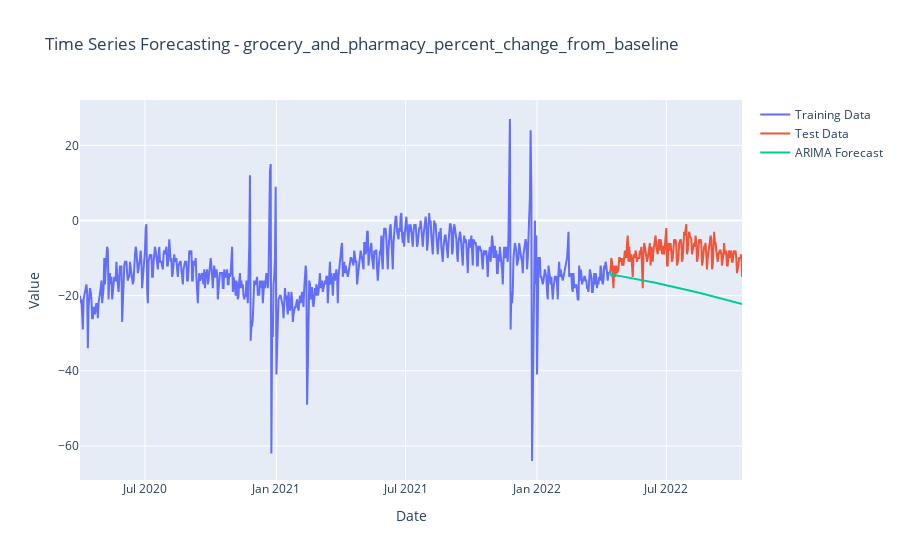
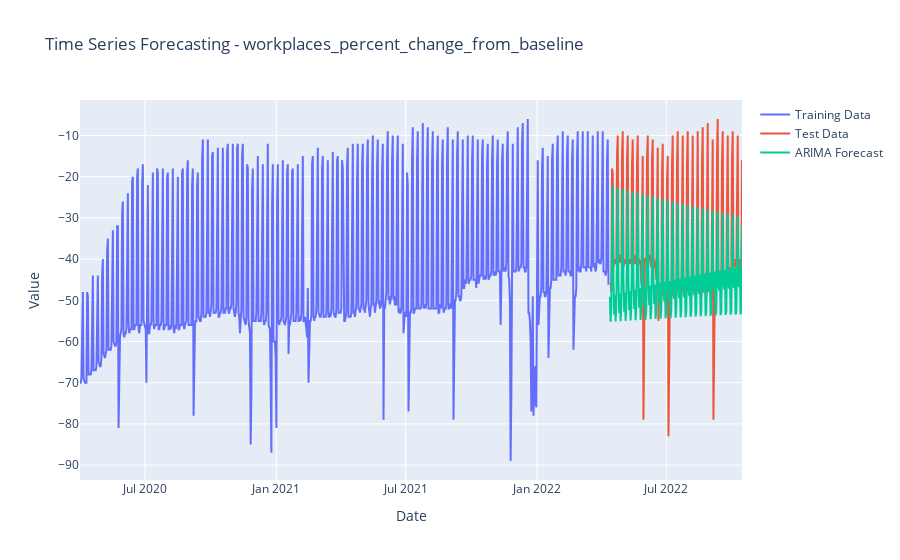

The notebook cell these images were saved under, in order:
### Code cell
#Building a forecasting model using ARIMA
from statsmodels.tsa.arima.model import ARIMA

# Best ARIMA orders
arima_orders = {
    'grocery_and_pharmacy_percent_change_from_baseline': (4, 3, 2),
    'workplaces_percent_change_from_baseline': (4, 0, 4),
    'residential_percent_change_from_baseline': (4, 1, 4)
}

for column in time_series_columns:
    # Select the time series column
    y = us_mobility_data_copy[column]

    # Train-test split
    train, test = y[:train_size], y[train_size:]

    # Check stationarity using Augmented Dickey-Fuller test
    result_adf = adfuller(train)
    print(f'\n\nADF Statistic: {result_adf[0]}, p-value: {result_adf[1]}')
    
    # Ensure stationarity through differencing
    if result_adf[1] > 0.05:
        print('The series is not stationary. Applying differencing...')
        train_diff = train.diff().dropna()
    else:
        print('The series is stationary.')
        train_diff = train

    # Plot ACF and PACF to determine ARIMA parameters
    fig, (ax1, ax2) = plt.subplots(1, 2, figsize=(12, 4))
    plot_acf(train_diff, lags=20, ax=ax1)
    plot_pacf(train_diff, lags=20, ax=ax2)
    plt.show()

    # Choosing p, d, and q based on ACF and PACF plots
    # For simplicity, you can manually interpret these plots and set the orders
    # Alternatively, you can use an automated approach like grid search

    # Build ARIMA model
    p, d, q = arima_orders[column]
    model = ARIMA(train, order=(p, d, q))
    fit_arima = model.fit()

    # Forecast using ARIMA model
    forecast_arima = fit_arima.predict(start=len(train), end=len(train) + len(test) - 1, typ='levels')

    # Evaluate the model
    mae_arima = mean_absolute_error(test, forecast_arima)
    rmse_arima = np.sqrt(mean_squared_error(test, forecast_arima))

    # Print evaluation metrics
    print(f"\nTime Series - {column}")
    print(f"ARIMA MAE: {mae_arima:.2f}, RMSE: {rmse_arima:.2f}")

    # Plot the results using Plotly
    fig = go.Figure()

    # Training Data
    fig.add_trace(go.Scatter(x=train.index, y=train, mode='lines', name='Training Data'))

    # Test Data
    fig.add_trace(go.Scatter(x=test.index, y=test, mode='lines', name='Test Data'))

    # ARIMA Forecast
    fig.add_trace(go.Scatter(x=test.index, y=forecast_arima, mode='lines', name='ARIMA Forecast'))

    # Update layout
    fig.update_layout(title=f'Time Series Forecasting - {column}', xaxis_title='Date', yaxis_title='Value')
    fig.show()

### Figure 1 — Plotly figure (JSON) as saved in the notebook; plotly's stock layout.template omitted (floating-point values rounded to 4 significant figures; data arrays with more than 128 entries replaced by an {"elided": "..."} marker saying what was removed)
{"data": [{"mode": "lines", "name": "Training Data", "type": "scatter", "x": {"elided": "742 str values"}, "y": {"elided": "742 int values"}}, {"mode": "lines", "name": "Test Data", "type": "scatter", "x": {"elided": "186 str values"}, "y": {"elided": "186 int values"}}, {"mode": "lines", "name": "ARIMA Forecast", "type": "scatter", "x": {"elided": "186 str values"}, "y": {"elided": "186 float values"}}], "layout": {"title": {"text": "Time Series Forecasting - grocery_and_pharmacy_percent_change_from_baseline"}, "xaxis": {"title": {"text": "Date"}}, "yaxis": {"title": {"text": "Value"}}}}

### Figure 2 — Plotly figure (JSON) as saved in the notebook; plotly's stock layout.template omitted (floating-point values rounded to 4 significant figures; data arrays with more than 128 entries replaced by an {"elided": "..."} marker saying what was removed)
{"data": [{"mode": "lines", "name": "Training Data", "type": "scatter", "x": {"elided": "742 str values"}, "y": {"elided": "742 int values"}}, {"mode": "lines", "name": "Test Data", "type": "scatter", "x": {"elided": "186 str values"}, "y": {"elided": "186 int values"}}, {"mode": "lines", "name": "ARIMA Forecast", "type": "scatter", "x": {"elided": "186 str values"}, "y": {"elided": "186 float values"}}], "layout": {"title": {"text": "Time Series Forecasting - workplaces_percent_change_from_baseline"}, "xaxis": {"title": {"text": "Date"}}, "yaxis": {"title": {"text": "Value"}}}}
